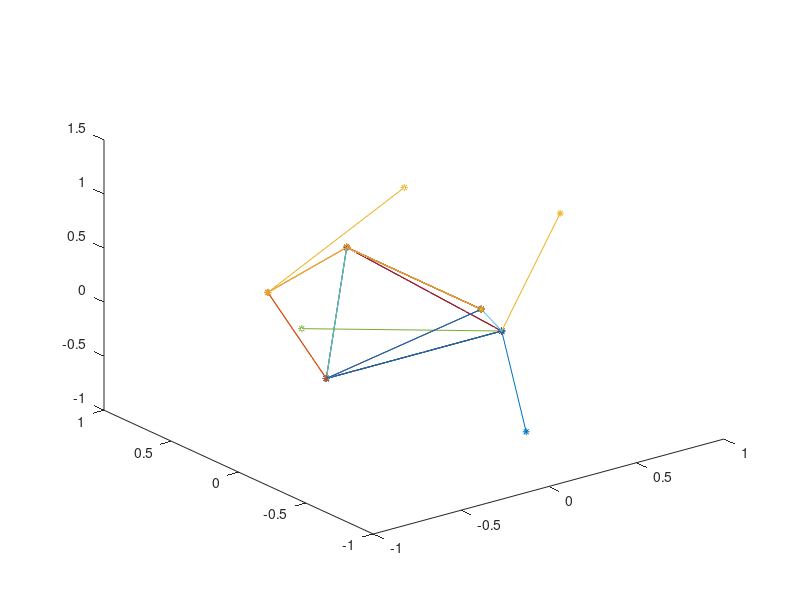

This chart was generated by the following MATLAB code: (Note: this script raises an error after producing the figure.)
clc
clear all
close all

%X = [1 0 1; 0 0 0; 0 0 0];
%Y = [0 0 0; 1 0 1; 0 0 0];
%Z = [0 1 0; 0 0 0; 1 0 1];
data = load('data.txt');
s = size(data);
col = s(2);
figure(1);
for i = 1: length(data)
    x = data(i, 1:3:s(2));
    y = data(i, 2:3:s(2));
    z = data(i, 3:3:s(2));
    plot3(x,y,z,'*-','MarkerSize',5)
    hold on
end
%mesh(X*0.5, Y*0.5, Z*0.5)



axis equal
axis([-1  2    -1  2    -1  2])

xlabel('x');
ylabel('y');
zlabel('z');
